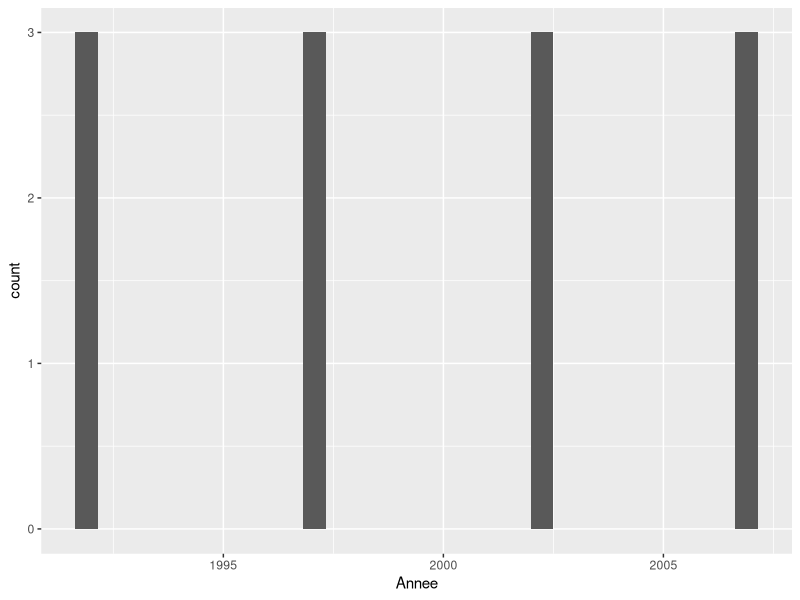
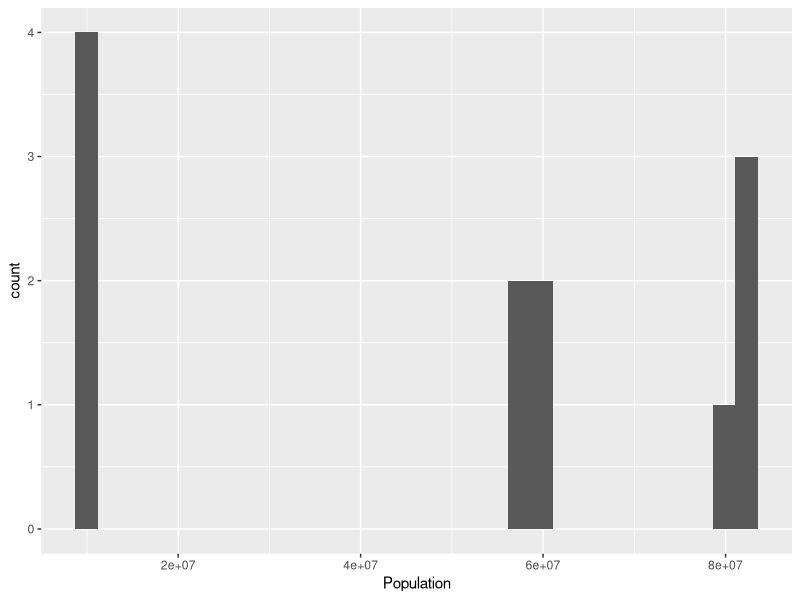
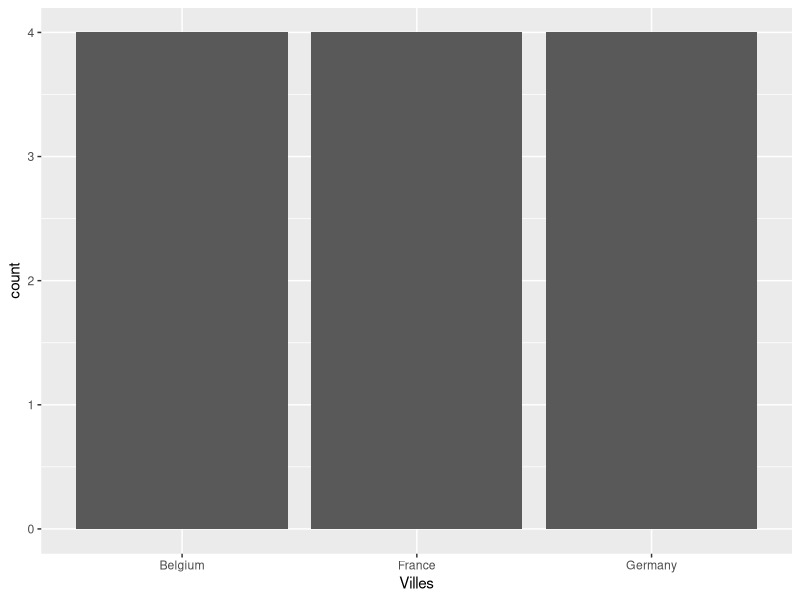
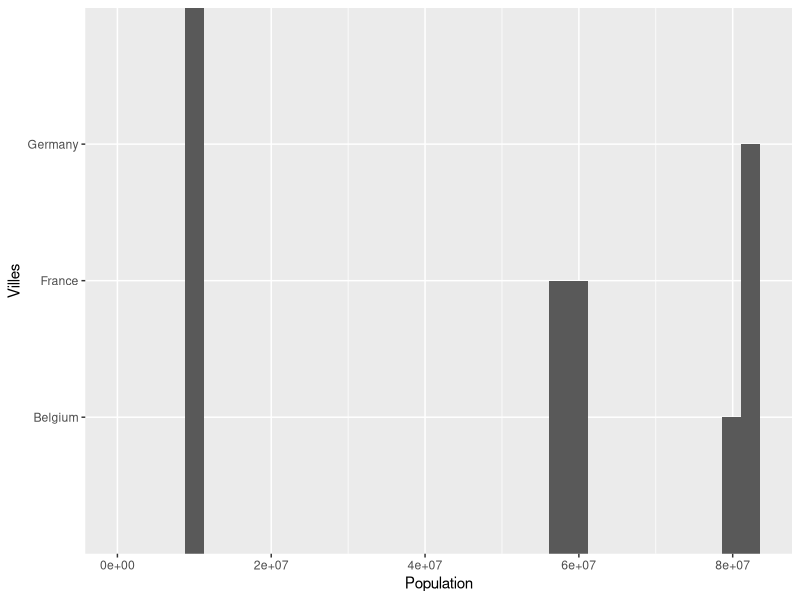
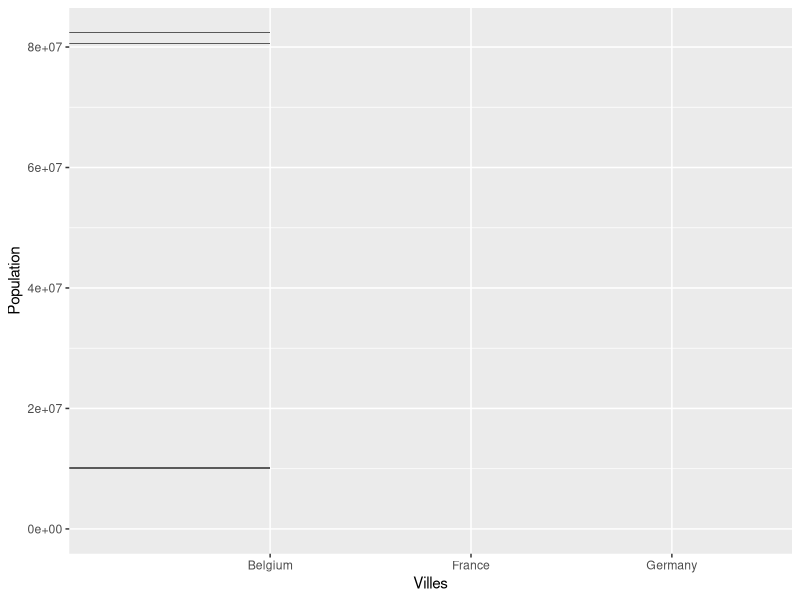
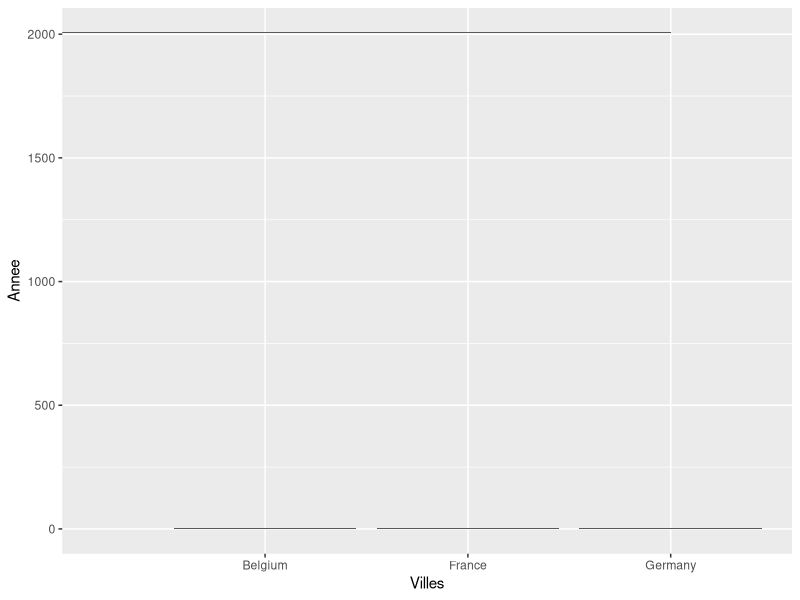

R code for these plots, in order:
## ---- chunk 1
knitr::opts_chunk$set(echo = TRUE)
## ---- chunk 2
# Importation des packages ####
library(tidyverse)
library(readxl)
install.packages("ggplot2")
library(ggplot2)

# Importation et lecture des données ####
Country <- read_excel("Country.xlsx")
View(Country)
names(Country)
#présentation des données des du tableau Country
(data = Country)
## ---- chunk 3
# Sélection dans une table ####

Country [-(1:3), ] #sélection des infos du tableau de la ligne 1 #à la ligne 9
## ---- chunk 4
Country$Population
Country$Annee
Country$Ville
# je ne comprends pas le résultat obtenu. je #cherche à obtenir la population, les années et #les villes dans le tableau Country
## ---- chunk 5
#dans le tableau Country, présentez les 3 premières lignes
head(Country, 3)
## ---- chunk 6
#Afficher toutes les lignes du tableau Country
head(Country, 12)
## ---- chunk 7
head(Country, 12)
  ggplot(data = Country) +    
    geom_histogram(aes(x=Annee))
bins = 30

## ---- chunk 8
  ggplot (data = Country) +    
    geom_histogram(aes(x = Population))
      bins = 50
## ---- chunk 9
Villes <- Country$Ville
  ggplot(Country) +
    geom_bar (aes(x=Villes))
      bins = 30
## ---- chunk 10
Villes <- Country$Ville
  ggplot(Country) +
    geom_bar(aes(y = Villes)) +  geom_histogram(aes(x = Population))
          bins = 30
## ---- chunk 11
Villes <- Country$Ville
  ggplot(Country) +
    geom_bar(aes(x = Villes)) +  geom_bar(aes(y = Population))
          bins = 30
## ---- chunk 12
Villes <- Country$Ville
  ggplot(Country) +
    geom_bar(aes(x = Villes)) +  geom_histogram(aes(y = Annee))
          bins = 30
          #diagramme étrange à revoir
